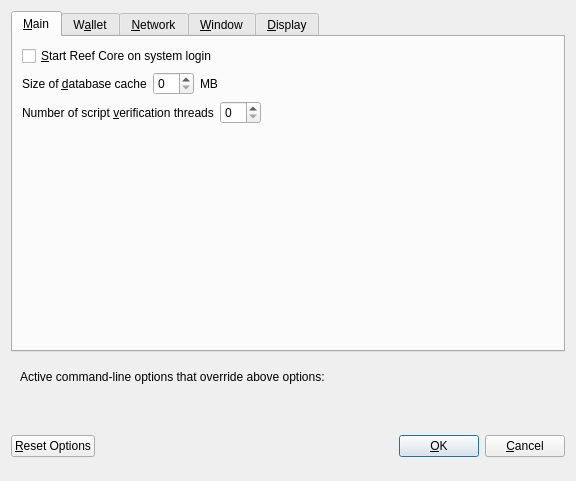
<?xml version="1.0" encoding="UTF-8"?>
<ui version="4.0">
 <class>OptionsDialog</class>
 <widget class="QDialog" name="OptionsDialog">
  <property name="geometry">
   <rect>
    <x>0</x>
    <y>0</y>
    <width>576</width>
    <height>481</height>
   </rect>
  </property>
  <property name="windowTitle">
   <string>Options</string>
  </property>
  <property name="modal">
   <bool>true</bool>
  </property>
  <layout class="QVBoxLayout" name="verticalLayout">
   <item>
    <widget class="QTabWidget" name="tabWidget">
     <property name="currentIndex">
      <number>0</number>
     </property>
     <widget class="QWidget" name="tabMain">
      <attribute name="title">
       <string>&amp;Main</string>
      </attribute>
      <layout class="QVBoxLayout" name="verticalLayout_Main">
       <item>
        <widget class="QCheckBox" name="bitcoinAtStartup">
         <property name="toolTip">
          <string>Automatically start Proton Core after logging in to the system.</string>
         </property>
         <property name="text">
          <string>&amp;Start Reef Core on system login</string>
         </property>
        </widget>
       </item>
       <item>
        <layout class="QHBoxLayout" name="horizontalLayout_2_Main">
         <item>
          <widget class="QLabel" name="databaseCacheLabel">
           <property name="text">
            <string>Size of &amp;database cache</string>
           </property>
           <property name="textFormat">
            <enum>Qt::PlainText</enum>
           </property>
           <property name="buddy">
            <cstring>databaseCache</cstring>
           </property>
          </widget>
         </item>
         <item>
          <widget class="QSpinBox" name="databaseCache"/>
         </item>
         <item>
          <widget class="QLabel" name="databaseCacheUnitLabel">
           <property name="text">
            <string>MB</string>
           </property>
           <property name="textFormat">
            <enum>Qt::PlainText</enum>
           </property>
          </widget>
         </item>
         <item>
          <spacer name="horizontalSpacer_2_Main">
           <property name="orientation">
            <enum>Qt::Horizontal</enum>
           </property>
           <property name="sizeHint" stdset="0">
            <size>
             <width>40</width>
             <height>20</height>
            </size>
           </property>
          </spacer>
         </item>
        </layout>
       </item>
       <item>
        <layout class="QHBoxLayout" name="horizontalLayout_3_Main">
         <item>
          <widget class="QLabel" name="threadsScriptVerifLabel">
           <property name="text">
            <string>Number of script &amp;verification threads</string>
           </property>
           <property name="textFormat">
            <enum>Qt::PlainText</enum>
           </property>
           <property name="buddy">
            <cstring>threadsScriptVerif</cstring>
           </property>
          </widget>
         </item>
         <item>
          <widget class="QSpinBox" name="threadsScriptVerif">
           <property name="toolTip">
            <string>(0 = auto, &lt;0 = leave that many cores free)</string>
           </property>
          </widget>
         </item>
         <item>
          <spacer name="horizontalSpacer_3_Main">
           <property name="orientation">
            <enum>Qt::Horizontal</enum>
           </property>
           <property name="sizeHint" stdset="0">
            <size>
             <width>40</width>
             <height>20</height>
            </size>
           </property>
          </spacer>
         </item>
        </layout>
       </item>
       <item>
        <spacer name="verticalSpacer_Main">
         <property name="orientation">
          <enum>Qt::Vertical</enum>
         </property>
         <property name="sizeHint" stdset="0">
          <size>
           <width>20</width>
           <height>40</height>
          </size>
         </property>
        </spacer>
       </item>
      </layout>
     </widget>
     <widget class="QWidget" name="tabWallet">
      <attribute name="title">
       <string>W&amp;allet</string>
      </attribute>
      <layout class="QVBoxLayout" name="verticalLayout_Wallet">
       <item>
        <widget class="QGroupBox" name="groupBox">
         <property name="title">
          <string>Expert</string>
         </property>
         <layout class="QVBoxLayout" name="verticalLayout_2">
          <item>
           <widget class="QCheckBox" name="coinControlFeatures">
            <property name="toolTip">
             <string>Whether to show coin control features or not.</string>
            </property>
            <property name="text">
             <string>Enable coin &amp;control features</string>
            </property>
           </widget>
          </item>
          <item>
           <widget class="QCheckBox" name="showMasternodesTab">
            <property name="toolTip">
             <string>Show additional tab listing all your masternodes in first sub-tab&lt;br/&gt;and all masternodes on the network in second sub-tab.</string>
            </property>
            <property name="text">
             <string>Show Masternodes Tab</string>
            </property>
           </widget>
          </item>
          <item>
           <widget class="QCheckBox" name="showAdvancedPSUI">
            <property name="toolTip">
             <string>Show additional information and buttons for PrivateSend on overview screen.</string>
            </property>
            <property name="text">
             <string>Enable advanced PrivateSend interface</string>
            </property>
           </widget>
          </item>
          <item>
           <widget class="QCheckBox" name="lowKeysWarning">
            <property name="toolTip">
             <string>Show warning dialog when PrivateSend detects that wallet has very low number of keys left.</string>
            </property>
            <property name="text">
             <string>Warn if PrivateSend is running out of keys</string>
            </property>
           </widget>
          </item>
          <item>
           <widget class="QCheckBox" name="privateSendMultiSession">
            <property name="toolTip">
             <string>Whether to use experimental PrivateSend mode with multiple mixing sessions per block.&lt;br/&gt;Note: You must use this feature carefully.&lt;br/&gt;Make sure you always have recent wallet (auto)backup in a safe place!</string>
            </property>
            <property name="text">
             <string>Enable PrivateSend &amp;multi-session</string>
            </property>
           </widget>
          </item>
          <item>
           <widget class="QCheckBox" name="spendZeroConfChange">
            <property name="toolTip">
             <string>If you disable the spending of unconfirmed change, the change from a transaction&lt;br/&gt;cannot be used until that transaction has at least one confirmation.&lt;br/&gt;This also affects how your balance is computed.</string>
            </property>
            <property name="text">
             <string>&amp;Spend unconfirmed change</string>
            </property>
           </widget>
          </item>
         </layout>
        </widget>
       </item>
       <item>
        <layout class="QHBoxLayout" name="horizontalLayout_4_Wallet">
         <item>
          <widget class="QLabel" name="label">
           <property name="toolTip">
            <string>This setting determines the amount of individual masternodes that an input will be anonymized through.&lt;br/&gt;More rounds of anonymization gives a higher degree of privacy, but also costs more in fees.</string>
           </property>
           <property name="text">
            <string>PrivateSend rounds to use</string>
           </property>
          </widget>
         </item>
         <item>
          <widget class="QSpinBox" name="privateSendRounds">
           <property name="minimum">
            <number>2</number>
           </property>
           <property name="maximum">
            <number>8</number>
           </property>
           <property name="value">
            <number>4</number>
           </property>
          </widget>
         </item>
        </layout>
       </item>
       <item>
        <layout class="QHBoxLayout" name="horizontalLayout">
         <item>
          <widget class="QLabel" name="label_2">
           <property name="toolTip">
            <string>This amount acts as a threshold to turn off PrivateSend once it's reached.</string>
           </property>
           <property name="statusTip">
            <string notr="true"/>
           </property>
           <property name="whatsThis">
            <string notr="true"/>
           </property>
           <property name="accessibleName">
            <string notr="true"/>
           </property>
           <property name="accessibleDescription">
            <string notr="true"/>
           </property>
           <property name="text">
            <string>Amount of Reef to keep anonymized</string>
           </property>
          </widget>
         </item>
         <item>
          <widget class="QSpinBox" name="privateSendAmount">
           <property name="minimum">
            <number>2</number>
           </property>
           <property name="maximum">
            <number>2000</number>
           </property>
           <property name="singleStep">
            <number>10</number>
           </property>
           <property name="value">
            <number>1000</number>
           </property>
          </widget>
         </item>
        </layout>
       </item>
       <item>
        <spacer name="verticalSpacer_Wallet">
         <property name="orientation">
          <enum>Qt::Vertical</enum>
         </property>
         <property name="sizeHint" stdset="0">
          <size>
           <width>20</width>
           <height>40</height>
          </size>
         </property>
        </spacer>
       </item>
      </layout>
     </widget>
     <widget class="QWidget" name="tabNetwork">
      <attribute name="title">
       <string>&amp;Network</string>
      </attribute>
      <layout class="QVBoxLayout" name="verticalLayout_Network">
       <item>
        <widget class="QCheckBox" name="mapPortUpnp">
         <property name="toolTip">
          <string>Automatically open the Proton Core client port on the router. This only works when your router supports UPnP and it is enabled.</string>
         </property>
         <property name="text">
          <string>Map port using &amp;UPnP</string>
         </property>
        </widget>
       </item>
       <item>
        <widget class="QCheckBox" name="allowIncoming">
         <property name="toolTip">
          <string>Accept connections from outside</string>
         </property>
         <property name="text">
          <string>Allow incoming connections</string>
         </property>
        </widget>
       </item>
       <item>
        <widget class="QCheckBox" name="connectSocks">
         <property name="toolTip">
          <string>Connect to the Proton network through a SOCKS5 proxy.</string>
         </property>
         <property name="text">
          <string>&amp;Connect through SOCKS5 proxy (default proxy):</string>
         </property>
        </widget>
       </item>
       <item>
        <layout class="QHBoxLayout" name="horizontalLayout_1_Network">
         <item>
          <widget class="QLabel" name="proxyIpLabel">
           <property name="text">
            <string>Proxy &amp;IP:</string>
           </property>
           <property name="textFormat">
            <enum>Qt::PlainText</enum>
           </property>
           <property name="buddy">
            <cstring>proxyIp</cstring>
           </property>
          </widget>
         </item>
         <item>
          <widget class="QValidatedLineEdit" name="proxyIp">
           <property name="minimumSize">
            <size>
             <width>140</width>
             <height>0</height>
            </size>
           </property>
           <property name="maximumSize">
            <size>
             <width>140</width>
             <height>16777215</height>
            </size>
           </property>
           <property name="toolTip">
            <string>IP address of the proxy (e.g. IPv4: 127.0.0.1 / IPv6: ::1)</string>
           </property>
          </widget>
         </item>
         <item>
          <widget class="QLabel" name="proxyPortLabel">
           <property name="text">
            <string>&amp;Port:</string>
           </property>
           <property name="textFormat">
            <enum>Qt::PlainText</enum>
           </property>
           <property name="buddy">
            <cstring>proxyPort</cstring>
           </property>
          </widget>
         </item>
         <item>
          <widget class="QLineEdit" name="proxyPort">
           <property name="minimumSize">
            <size>
             <width>55</width>
             <height>0</height>
            </size>
           </property>
           <property name="maximumSize">
            <size>
             <width>55</width>
             <height>16777215</height>
            </size>
           </property>
           <property name="toolTip">
            <string>Port of the proxy (e.g. 9050)</string>
           </property>
          </widget>
         </item>
         <item>
          <spacer name="horizontalSpacer_1_Network">
           <property name="orientation">
            <enum>Qt::Horizontal</enum>
           </property>
           <property name="sizeHint" stdset="0">
            <size>
             <width>40</width>
             <height>20</height>
            </size>
           </property>
          </spacer>
         </item>
        </layout>
       </item>
       <item>
        <layout class="QHBoxLayout" name="horizontalLayout_2_Network">
         <item>
          <widget class="QLabel" name="proxyActiveNets">
           <property name="text">
            <string>Used for reaching peers via:</string>
           </property>
           <property name="textFormat">
            <enum>Qt::PlainText</enum>
           </property>
          </widget>
         </item>
         <item>
          <widget class="QCheckBox" name="proxyReachIPv4">
           <property name="enabled">
            <bool>false</bool>
           </property>
           <property name="toolTip">
            <string>Shows, if the supplied default SOCKS5 proxy is used to reach peers via this network type.</string>
           </property>
           <property name="text">
            <string/>
           </property>
          </widget>
         </item>
         <item>
          <widget class="QLabel" name="proxyReachIPv4Label">
           <property name="text">
            <string>IPv4</string>
           </property>
           <property name="textFormat">
            <enum>Qt::PlainText</enum>
           </property>
          </widget>
         </item>
         <item>
          <widget class="QCheckBox" name="proxyReachIPv6">
           <property name="enabled">
            <bool>false</bool>
           </property>
           <property name="toolTip">
            <string>Shows, if the supplied default SOCKS5 proxy is used to reach peers via this network type.</string>
           </property>
           <property name="text">
            <string/>
           </property>
          </widget>
         </item>
         <item>
          <widget class="QLabel" name="proxyReachIPv6Label">
           <property name="text">
            <string>IPv6</string>
           </property>
           <property name="textFormat">
            <enum>Qt::PlainText</enum>
           </property>
          </widget>
         </item>
         <item>
          <widget class="QCheckBox" name="proxyReachTor">
           <property name="enabled">
            <bool>false</bool>
           </property>
           <property name="toolTip">
            <string>Shows, if the supplied default SOCKS5 proxy is used to reach peers via this network type.</string>
           </property>
           <property name="text">
            <string/>
           </property>
          </widget>
         </item>
         <item>
          <widget class="QLabel" name="proxyReachTorLabel">
           <property name="text">
            <string>Tor</string>
           </property>
           <property name="textFormat">
            <enum>Qt::PlainText</enum>
           </property>
          </widget>
         </item>
         <item>
          <spacer name="horizontalSpacer_2_Network">
           <property name="orientation">
            <enum>Qt::Horizontal</enum>
           </property>
           <property name="sizeHint" stdset="0">
            <size>
             <width>40</width>
             <height>20</height>
            </size>
           </property>
          </spacer>
         </item>
        </layout>
       </item>
       <item>
        <widget class="QCheckBox" name="connectSocksTor">
         <property name="toolTip">
          <string>Connect to the Proton network through a separate SOCKS5 proxy for Tor hidden services.</string>
         </property>
         <property name="text">
          <string>Use separate SOCKS5 proxy to reach peers via Tor hidden services:</string>
         </property>
        </widget>
       </item>
       <item>
        <layout class="QHBoxLayout" name="horizontalLayout_3_Network">
         <item>
          <widget class="QLabel" name="proxyIpTorLabel">
           <property name="text">
            <string>Proxy &amp;IP:</string>
           </property>
           <property name="textFormat">
            <enum>Qt::PlainText</enum>
           </property>
           <property name="buddy">
            <cstring>proxyIpTor</cstring>
           </property>
          </widget>
         </item>
         <item>
          <widget class="QValidatedLineEdit" name="proxyIpTor">
           <property name="minimumSize">
            <size>
             <width>140</width>
             <height>0</height>
            </size>
           </property>
           <property name="maximumSize">
            <size>
             <width>140</width>
             <height>16777215</height>
            </size>
           </property>
           <property name="toolTip">
            <string>IP address of the proxy (e.g. IPv4: 127.0.0.1 / IPv6: ::1)</string>
           </property>
          </widget>
         </item>
         <item>
          <widget class="QLabel" name="proxyPortTorLabel">
           <property name="text">
            <string>&amp;Port:</string>
           </property>
           <property name="textFormat">
            <enum>Qt::PlainText</enum>
           </property>
           <property name="buddy">
            <cstring>proxyPortTor</cstring>
           </property>
          </widget>
         </item>
         <item>
          <widget class="QLineEdit" name="proxyPortTor">
           <property name="minimumSize">
            <size>
             <width>55</width>
             <height>0</height>
            </size>
           </property>
           <property name="maximumSize">
            <size>
             <width>55</width>
             <height>16777215</height>
            </size>
           </property>
           <property name="toolTip">
            <string>Port of the proxy (e.g. 9050)</string>
           </property>
          </widget>
         </item>
         <item>
          <spacer name="horizontalSpacer_4_Network">
           <property name="orientation">
            <enum>Qt::Horizontal</enum>
           </property>
           <property name="sizeHint" stdset="0">
            <size>
             <width>40</width>
             <height>20</height>
            </size>
           </property>
          </spacer>
         </item>
        </layout>
       </item>
       <item>
        <spacer name="verticalSpacer_Network">
         <property name="orientation">
          <enum>Qt::Vertical</enum>
         </property>
         <property name="sizeHint" stdset="0">
          <size>
           <width>20</width>
           <height>40</height>
          </size>
         </property>
        </spacer>
       </item>
      </layout>
     </widget>
     <widget class="QWidget" name="tabWindow">
      <attribute name="title">
       <string>&amp;Window</string>
      </attribute>
      <layout class="QVBoxLayout" name="verticalLayout_Window">
       <item>
        <widget class="QCheckBox" name="minimizeToTray">
         <property name="toolTip">
          <string>Show only a tray icon after minimizing the window.</string>
         </property>
         <property name="text">
          <string>&amp;Minimize to the tray instead of the taskbar</string>
         </property>
        </widget>
       </item>
       <item>
        <widget class="QCheckBox" name="minimizeOnClose">
         <property name="toolTip">
          <string>Minimize instead of exit the application when the window is closed. When this option is enabled, the application will be closed only after selecting Exit in the menu.</string>
         </property>
         <property name="text">
          <string>M&amp;inimize on close</string>
         </property>
        </widget>
       </item>
       <item>
        <spacer name="verticalSpacer_Window">
         <property name="orientation">
          <enum>Qt::Vertical</enum>
         </property>
         <property name="sizeHint" stdset="0">
          <size>
           <width>20</width>
           <height>40</height>
          </size>
         </property>
        </spacer>
       </item>
      </layout>
     </widget>
     <widget class="QWidget" name="tabDisplay">
      <attribute name="title">
       <string>&amp;Display</string>
      </attribute>
      <layout class="QVBoxLayout" name="verticalLayout_Display">
       <item>
        <layout class="QHBoxLayout" name="horizontalLayout_1_Display">
         <item>
          <widget class="QLabel" name="langLabel">
           <property name="text">
            <string>User Interface &amp;language:</string>
           </property>
           <property name="textFormat">
            <enum>Qt::PlainText</enum>
           </property>
           <property name="buddy">
            <cstring>lang</cstring>
           </property>
          </widget>
         </item>
         <item>
          <widget class="QValueComboBox" name="lang">
           <property name="toolTip">
            <string>The user interface language can be set here. This setting will take effect after restarting Proton Core.</string>
           </property>
          </widget>
         </item>
        </layout>
       </item>
       <item>
        <widget class="QLabel" name="label_3">
         <property name="toolTip">
          <string notr="true"/>
         </property>
         <property name="statusTip">
          <string notr="true"/>
         </property>
         <property name="whatsThis">
          <string notr="true"/>
         </property>
         <property name="accessibleName">
          <string notr="true"/>
         </property>
         <property name="text">
          <string>Language missing or translation incomplete? Help contributing translations here:
https://www.transifex.com/projects/p/reef/</string>
         </property>
         <property name="wordWrap">
          <bool>true</bool>
         </property>
         <property name="openExternalLinks">
          <bool>true</bool>
         </property>
         <property name="textInteractionFlags">
          <set>Qt::TextBrowserInteraction</set>
         </property>
        </widget>
       </item>
       <item>
        <layout class="QHBoxLayout" name="horizontalLayout_4_Display" stretch="0,0">
         <item>
          <widget class="QLabel" name="themeLabel">
           <property name="text">
            <string>User Interface Theme:</string>
           </property>
          </widget>
         </item>
         <item>
          <widget class="QValueComboBox" name="theme"/>
         </item>
        </layout>
       </item>
       <item>
        <widget class="Line" name="line">
         <property name="orientation">
          <enum>Qt::Horizontal</enum>
         </property>
        </widget>
       </item>
       <item>
        <layout class="QHBoxLayout" name="horizontalLayout_2_Display">
         <item>
          <widget class="QLabel" name="unitLabel">
           <property name="text">
            <string>&amp;Unit to show amounts in:</string>
           </property>
           <property name="textFormat">
            <enum>Qt::PlainText</enum>
           </property>
           <property name="buddy">
            <cstring>unit</cstring>
           </property>
          </widget>
         </item>
         <item>
          <widget class="QValueComboBox" name="unit">
           <property name="toolTip">
            <string>Choose the default subdivision unit to show in the interface and when sending coins.</string>
           </property>
          </widget>
         </item>
        </layout>
       </item>
       <item>
        <layout class="QHBoxLayout" name="horizontalLayout_5_Display">
         <item>
          <widget class="QLabel" name="digitsLabel">
           <property name="text">
            <string>Decimal digits</string>
           </property>
          </widget>
         </item>
         <item>
          <widget class="QValueComboBox" name="digits"/>
         </item>
        </layout>
       </item>
       <item>
        <layout class="QHBoxLayout" name="horizontalLayout_3_Display">
         <item>
          <widget class="QLabel" name="thirdPartyTxUrlsLabel">
           <property name="toolTip">
            <string>Third party URLs (e.g. a block explorer) that appear in the transactions tab as context menu items.&lt;br/&gt;%s in the URL is replaced by transaction hash. Multiple URLs are separated by vertical bar |.</string>
           </property>
           <property name="text">
            <string>Third party transaction URLs</string>
           </property>
           <property name="buddy">
            <cstring>thirdPartyTxUrls</cstring>
           </property>
          </widget>
         </item>
         <item>
          <widget class="QLineEdit" name="thirdPartyTxUrls">
           <property name="toolTip">
            <string>Third party URLs (e.g. a block explorer) that appear in the transactions tab as context menu items.&lt;br/&gt;%s in the URL is replaced by transaction hash. Multiple URLs are separated by vertical bar |.</string>
           </property>
          </widget>
         </item>
        </layout>
       </item>
       <item>
        <spacer name="verticalSpacer">
         <property name="orientation">
          <enum>Qt::Vertical</enum>
         </property>
         <property name="sizeHint" stdset="0">
          <size>
           <width>20</width>
           <height>40</height>
          </size>
         </property>
        </spacer>
       </item>
      </layout>
     </widget>
    </widget>
   </item>
   <item>
    <widget class="QFrame" name="frame">
     <layout class="QVBoxLayout" name="verticalLayout_Bottom">
      <item>
       <layout class="QHBoxLayout" name="horizontalLayout_Bottom">
        <item>
         <widget class="QLabel" name="overriddenByCommandLineInfoLabel">
          <property name="text">
           <string>Active command-line options that override above options:</string>
          </property>
          <property name="textFormat">
           <enum>Qt::PlainText</enum>
          </property>
         </widget>
        </item>
        <item>
         <spacer name="horizontalSpacer_Bottom">
          <property name="orientation">
           <enum>Qt::Horizontal</enum>
          </property>
          <property name="sizeHint" stdset="0">
           <size>
            <width>40</width>
            <height>20</height>
           </size>
          </property>
         </spacer>
        </item>
       </layout>
      </item>
      <item>
       <widget class="QLabel" name="overriddenByCommandLineLabel">
        <property name="text">
         <string/>
        </property>
        <property name="textFormat">
         <enum>Qt::PlainText</enum>
        </property>
        <property name="wordWrap">
         <bool>true</bool>
        </property>
       </widget>
      </item>
     </layout>
    </widget>
   </item>
   <item>
    <layout class="QHBoxLayout" name="horizontalLayout_Buttons">
     <item>
      <widget class="QPushButton" name="resetButton">
       <property name="toolTip">
        <string>Reset all client options to default.</string>
       </property>
       <property name="text">
        <string>&amp;Reset Options</string>
       </property>
       <property name="autoDefault">
        <bool>false</bool>
       </property>
      </widget>
     </item>
     <item>
      <spacer name="horizontalSpacer_1">
       <property name="orientation">
        <enum>Qt::Horizontal</enum>
       </property>
       <property name="sizeHint" stdset="0">
        <size>
         <width>40</width>
         <height>48</height>
        </size>
       </property>
      </spacer>
     </item>
     <item>
      <widget class="QLabel" name="statusLabel">
       <property name="minimumSize">
        <size>
         <width>200</width>
         <height>0</height>
        </size>
       </property>
       <property name="font">
        <font>
         <weight>75</weight>
         <bold>true</bold>
        </font>
       </property>
       <property name="text">
        <string/>
       </property>
       <property name="textFormat">
        <enum>Qt::PlainText</enum>
       </property>
       <property name="wordWrap">
        <bool>true</bool>
       </property>
      </widget>
     </item>
     <item>
      <spacer name="horizontalSpacer_2">
       <property name="orientation">
        <enum>Qt::Horizontal</enum>
       </property>
       <property name="sizeHint" stdset="0">
        <size>
         <width>40</width>
         <height>48</height>
        </size>
       </property>
      </spacer>
     </item>
     <item>
      <widget class="QPushButton" name="okButton">
       <property name="text">
        <string>&amp;OK</string>
       </property>
       <property name="autoDefault">
        <bool>false</bool>
       </property>
       <property name="default">
        <bool>true</bool>
       </property>
      </widget>
     </item>
     <item>
      <widget class="QPushButton" name="cancelButton">
       <property name="text">
        <string>&amp;Cancel</string>
       </property>
       <property name="autoDefault">
        <bool>false</bool>
       </property>
      </widget>
     </item>
    </layout>
   </item>
  </layout>
 </widget>
 <customwidgets>
  <customwidget>
   <class>QValidatedLineEdit</class>
   <extends>QLineEdit</extends>
   <header>qvalidatedlineedit.h</header>
  </customwidget>
  <customwidget>
   <class>QValueComboBox</class>
   <extends>QComboBox</extends>
   <header>qvaluecombobox.h</header>
  </customwidget>
 </customwidgets>
 <resources/>
 <connections/>
</ui>
